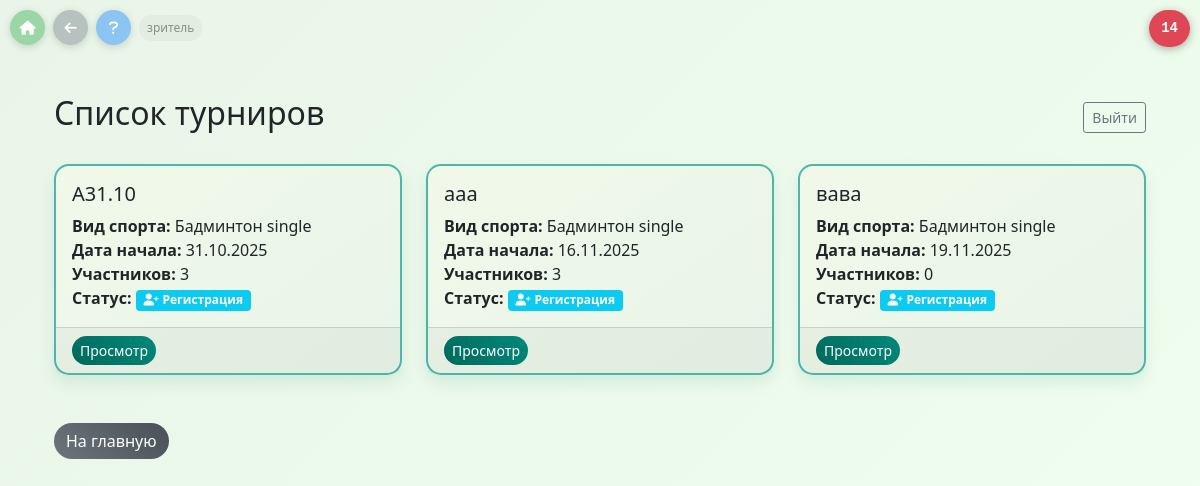
Before: /tournaments-list (signed in) with the older database file.
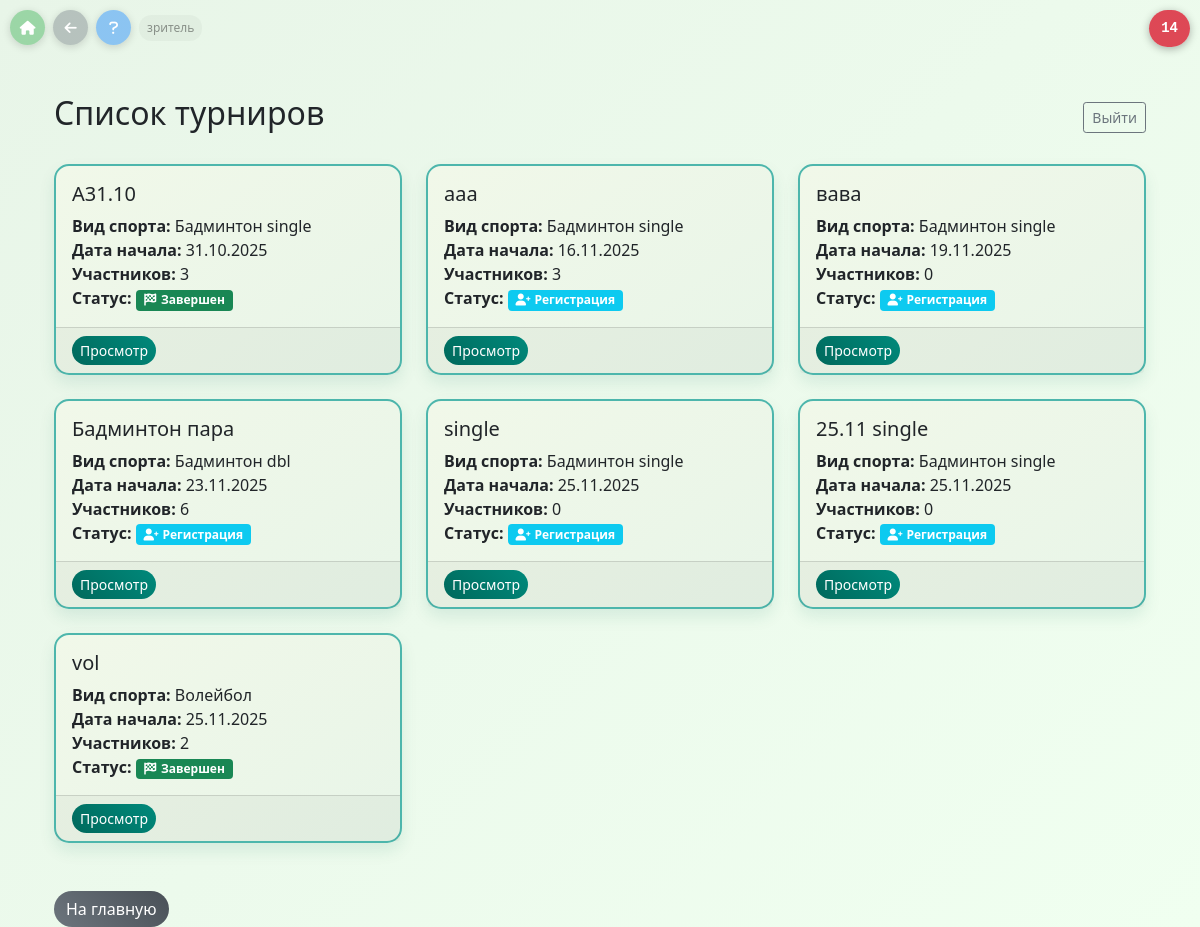
After: the same page with the newer database file.
### models/tournament.py (models this page shows, shortened)
class Tournament(db.Model):
    __tablename__ = 'tournament'
    __table_args__ = {'extend_existing': True}
    id = db.Column(db.Integer, primary_key=True)
    name = db.Column(db.String(100), nullable=False, unique=True)
    description = db.Column(db.Text, nullable=True)  # описание турнира
    sport_type = db.Column(db.String(50), nullable=False, default='пинг-понг')  # пинг-понг, бадминтон, волейбол
    start_date = db.Column(db.Date, nullable=True)
    end_date = db.Column(db.Date, nullable=True)
    max_participants = db.Column(db.Integer, default=32)
    court_count = db.Column(db.Integer, default=4)  # количество площадок
    match_duration = db.Column(db.Integer, default=15)  # продолжительность матча в минутах (пинг-понг)
    break_duration = db.Column(db.Integer, default=2)  # перерыв между матчами в минутах (пинг-понг)
    start_time = db.Column(db.Time, nullable=True)  # время начала матчей
    end_time = db.Column(db.Time, nullable=True)  # время окончания матчей
    points_win = db.Column(db.Integer, default=1)  # очки за победу
    points_draw = db.Column(db.Integer, default=1)  # очки за ничью
    points_loss = db.Column(db.Integer, default=0)  # очки за поражение
    points_to_win = db.Column(db.Integer, default=11)  # количество очков для победы в матче (пинг-понг)
    sets_to_win = db.Column(db.Integer, default=2)  # количество выигранных сетов для победы (пинг-понг)
    status = db.Column(db.String(20), default='регистрация')  # регистрация, активен, завершен
    created_at = db.Column(db.DateTime, default=datetime.utcnow)
    admin_id = db.Column(db.Integer, nullable=True)  # ID администратора турнира

### routes/main.py (the view)
    @app.route('/tournaments-list')
    def tournaments_list_viewer():
        if not session.get('viewer_authenticated'):
            flash('Необходима авторизация', 'error')
            return redirect(url_for('my_tournaments'))
        tournaments = Tournament.query.all()
        for tournament in tournaments:
            participant_count = Participant.query.filter_by(tournament_id=tournament.id).count()
            tournament.participant_count = participant_count
        return render_template('tournaments_list.html',
                             tournaments=tournaments,
                             viewer_name=session.get('viewer_name', ''))

### templates/tournaments_list.html (shortened to what this page needs)
{% extends "base.html" %}
{% block content %}
<div class="container mt-4">
    <div class="row">
        <div class="col-12">
            <div class="d-flex justify-content-between align-items-center mb-4">
                <h2>Список турниров</h2>
                <div>
                    <a href="{{ url_for('my_tournaments') }}" class="btn btn-outline-secondary btn-sm">Выйти</a>
                </div>
            </div>
            {% if tournaments %}
                <div class="row">
                    {% for tournament in tournaments %}
                        <div class="col-md-6 col-lg-4 mb-4">
                            <div class="card h-100">
                                <div class="card-body">
                                    <h5 class="card-title">{{ tournament.name }}</h5>
                                    <p class="card-text">
                                        <strong>Вид спорта:</strong>
                                        {% if tournament.sport_type == 'бадминтон' or tournament.sport_type == 'Бадминтон' %}Бадминтон single
                                        {% elif tournament.sport_type == 'бадминтон пара' or tournament.sport_type == 'Бадминтон пара' %}Бадминтон dbl
                                        {% else %}{{ tournament.sport_type }}{% endif %}<br>
                                        <strong>Дата начала:</strong>
                                        {% if tournament.start_date %}
                                            {{ tournament.start_date.strftime('%d.%m.%Y') }}
                                        {% else %}
                                            Не указана
                                        {% endif %}<br>
                                        <strong>Участников:</strong> {{ tournament.participant_count }}<br>
                                        <strong>Статус:</strong>
                                        {% if tournament.status == 'завершен' %}
                                            <span class="badge bg-success">
                                                <i class="fas fa-flag-checkered me-1"></i>Завершен
                                            </span>
                                        {% elif tournament.status == 'активен' %}
                                            <span class="badge bg-warning">
                                                <i class="fas fa-play me-1"></i>Активен
                                            </span>
                                        {% else %}
                                            <span class="badge bg-info">
                                                <i class="fas fa-user-plus me-1"></i>Регистрация
                                            </span>
                                        {% endif %}
                                    </p>
                                </div>
                                <div class="card-footer">
                                    <a href="{{ url_for('tournament_view', tournament_id=tournament.id) }}"
                                       class="btn btn-primary btn-sm">
                                         Просмотр
                                    </a>
                                </div>
                            </div>
                        </div>
                    {% endfor %}
                </div>
            {% else %}
                <div class="alert alert-info" role="alert">
                    <h4 class="alert-heading">Турниры не найдены</h4>
                    <p>В системе пока нет созданных турниров.</p>
                </div>
            {% endif %}
            <div class="mt-4">
                <a href="{{ url_for('index') }}" class="btn btn-secondary">
                     На главную
                </a>
            </div>
        </div>
    </div>
</div>
{% endblock %}

### templates/base.html (shortened to what this page needs)
<!DOCTYPE html>
<html lang="ru">
<head>
    <link href="https://cdn.jsdelivr.net/npm/bootstrap@5.1.3/dist/css/bootstrap.min.css" rel="stylesheet">
    <link href="https://cdnjs.cloudflare.com/ajax/libs/font-awesome/6.0.0/css/all.min.css" rel="stylesheet">
</head>
<body>
    <div class="page-number-debug" id="pageNumberDebug">--</div>
    {% if request.endpoint == 'index' %}
    <nav class="navbar navbar-light bg-light">
        <div class="container">
            <a class="navbar-brand" href="{{ url_for('index') }}">
                <i class="fas fa-trophy me-2"></i>Quick Score
            </a>
            <div class="theme-selector">
                <span style="font-size: 0.85rem; margin-right: 8px; color: var(--text-primary);">цветовая тема:</span>
                <div class="theme-options">
                    <div class="theme-option theme-gray">
                        <input type="radio" id="theme-gray" name="theme" value="gray" onchange="changeTheme(this.value)">
                        <label for="theme-gray" title="Серый"><span class="theme-number">1</span></label>
                    </div>
                    <div class="theme-option theme-original-emerald">
                        <input type="radio" id="theme-original-emerald" name="theme" value="original-emerald" onchange="changeTheme(this.value)">
                        <label for="theme-original-emerald" title="Оригинальный изумруд"><span class="theme-number">2</span></label>
                    </div>
                    <div class="theme-option theme-deep-emerald">
                        <input type="radio" id="theme-deep-emerald" name="theme" value="deep-emerald" onchange="changeTheme(this.value)">
                        <label for="theme-deep-emerald" title="Глубокий изумруд"><span class="theme-number">3</span></label>
                    </div>
                    <div class="theme-option theme-bright-emerald">
                        <input type="radio" id="theme-bright-emerald" name="theme" value="bright-emerald" onchange="changeTheme(this.value)">
                        <label for="theme-bright-emerald" title="Яркий изумруд"><span class="theme-number">4</span></label>
                    </div>
                    <div class="theme-option theme-blue">
                        <input type="radio" id="theme-blue" name="theme" value="blue" onchange="changeTheme(this.value)">
                        <label for="theme-blue" title="Голубой"><span class="theme-number">5</span></label>
                    </div>
                    <div class="theme-option theme-red">
                        <input type="radio" id="theme-red" name="theme" value="red" onchange="changeTheme(this.value)">
                        <label for="theme-red" title="Красный"><span class="theme-number">6</span></label>
                    </div>
                    <div class="theme-option theme-purple">
                        <input type="radio" id="theme-purple" name="theme" value="purple" onchange="changeTheme(this.value)">
                        <label for="theme-purple" title="Фиолетовый"><span class="theme-number">7</span></label>
                    </div>
                    <div class="theme-option theme-black">
                        <input type="radio" id="theme-black" name="theme" value="black" onchange="changeTheme(this.value)">
                        <label for="theme-black" title="Чёрный"><span class="theme-number">8</span></label>
                    </div>
                </div>
            </div>
            <div class="navbar-nav nav-buttons-inline">
                <a href="{{ url_for('index') }}" class="nav-btn-inline nav-btn-home" title="На главную">
                    <i class="fas fa-home"></i>
                </a>
                <a href="javascript:history.back()" class="nav-btn-inline nav-btn-back" title="Назад">
                    <i class="fas fa-arrow-left"></i>
                </a>
                <a href="#" class="nav-btn-inline nav-btn-help" title="Помощь" onclick="showHelp()">
                    <i class="fas fa-question"></i>
                </a>
                {% if request.endpoint not in ['referee_test', 'referee_page', 'referee_badminton', 'referee_volleyball', 'referee_pingpong', 'badminton_referee', 'tournaments_list', 'request_token', 'admin_tournament'] %}
                    {% if request.endpoint == 'tournament_spectator' %}
                        <span class="user-name-display ms-2">зритель</span>
                    {% elif session.get('participant_name') or session.get('viewer_name') or session.get('admin_email') %}
                        <span class="user-name-display ms-2">
                            {% if session.get('participant_name') -%}
                                {{ session.get('participant_name') }}
                            {%- elif session.get('viewer_name') or session.get('viewer_authenticated') -%}
                                зритель
                            {%- elif session.get('admin_email') -%}
                                {{ session.get('admin_email') }}
                            {%- endif %}
                        </span>
                    {% endif %}
                {% endif %}
            </div>
            <div class="d-flex w-100 justify-content-between">
                <ul class="navbar-nav">
                    {% if current_user.is_authenticated %}
                    <li class="nav-item dropdown">
                        <a class="nav-link dropdown-toggle" href="#" id="userDropdown" role="button" data-bs-toggle="dropdown">
                            <i class="fas fa-user me-1"></i>{{ current_user.username }}
                        </a>
                        <ul class="dropdown-menu dropdown-menu-end" aria-labelledby="userDropdown">
                            <li><a class="dropdown-item" href="#">Профиль</a></li>
                            <li><a class="dropdown-item" href="#">Настройки</a></li>
                            <li><hr class="dropdown-divider"></li>
                            <li><a class="dropdown-item" href="{{ url_for('logout') }}">Выйти</a></li>
                        </ul>
                    </li>
                    {% endif %}
                </ul>
            </div>
        </div>
    </nav>
    {% else %}
    <div class="floating-nav-buttons">
        <div class="nav-buttons-inline">
            <a href="{{ url_for('index') }}" class="nav-btn-inline nav-btn-home" title="На главную">
                <i class="fas fa-home"></i>
            </a>
            <a href="javascript:history.back()" class="nav-btn-inline nav-btn-back" title="Назад">
                <i class="fas fa-arrow-left"></i>
            </a>
            <a href="#" class="nav-btn-inline nav-btn-help" title="Помощь" onclick="showHelp()">
                <i class="fas fa-question"></i>
            </a>
            {% if request.endpoint not in ['referee_test', 'referee_page', 'referee_badminton', 'referee_volleyball', 'referee_pingpong', 'badminton_referee', 'tournaments_list', 'request_token', 'admin_tournament'] %}
                {% if request.endpoint == 'tournament_spectator' %}
                    <span class="user-name-display">зритель</span>
                {% elif session.get('participant_name') or session.get('viewer_name') or session.get('admin_email') %}
                    <span class="user-name-display">
                        {% if session.get('participant_name') -%}
                            {{ session.get('participant_name') }}
                        {%- elif session.get('viewer_name') or session.get('viewer_authenticated') -%}
                            зритель
                        {%- elif session.get('admin_email') -%}
                            {{ session.get('admin_email') }}
                        {%- endif %}
                    </span>
                {% endif %}
            {% endif %}
        </div>
    </div>
    {% endif %}
    <main class="container {% if request.endpoint != 'index' %}mt-2{% else %}mt-4{% endif %}">
        {% block content %}{% endblock %}
    </main>
</body>
</html>

Changed rows visible on the page:
changed Tournament (number 1 of 7 on the later page): status "Регистрация" → "Завершен"
added Tournament: name "Бадминтон пара", sport_type "Бадминтон dbl", start_date "23.11.2025", participant_count "6", shows "Регистрация"
added Tournament: name "single", sport_type "Бадминтон single", start_date "25.11.2025", participant_count "0", status "регистрация" (drawn)
added Tournament: name "25.11 single", sport_type "Бадминтон single", start_date "25.11.2025", participant_count "0", status "регистрация" (drawn)
added Tournament: name "vol", sport_type "Волейбол", start_date "25.11.2025", participant_count "2", status "завершен" (drawn)
